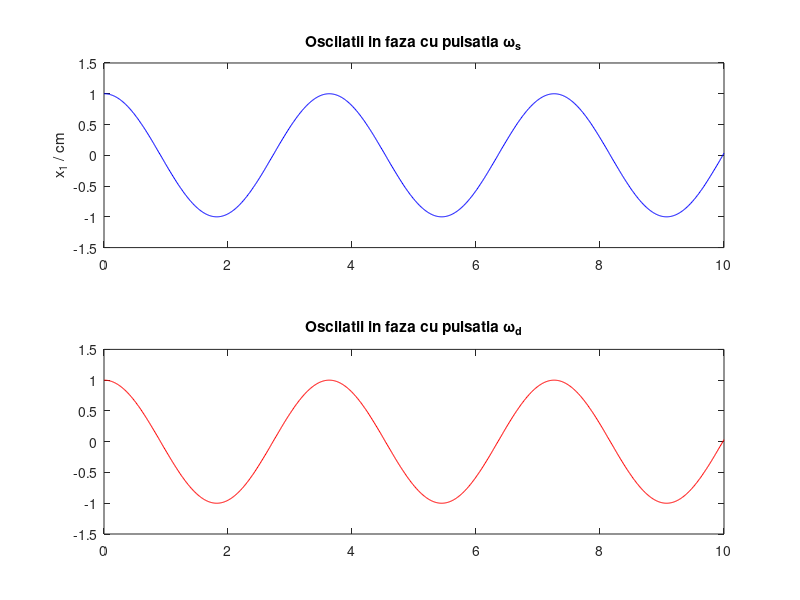
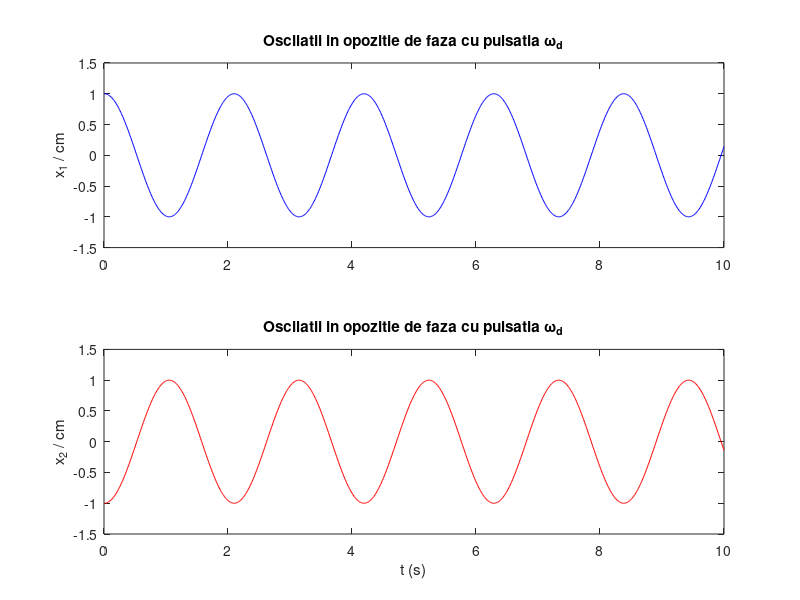
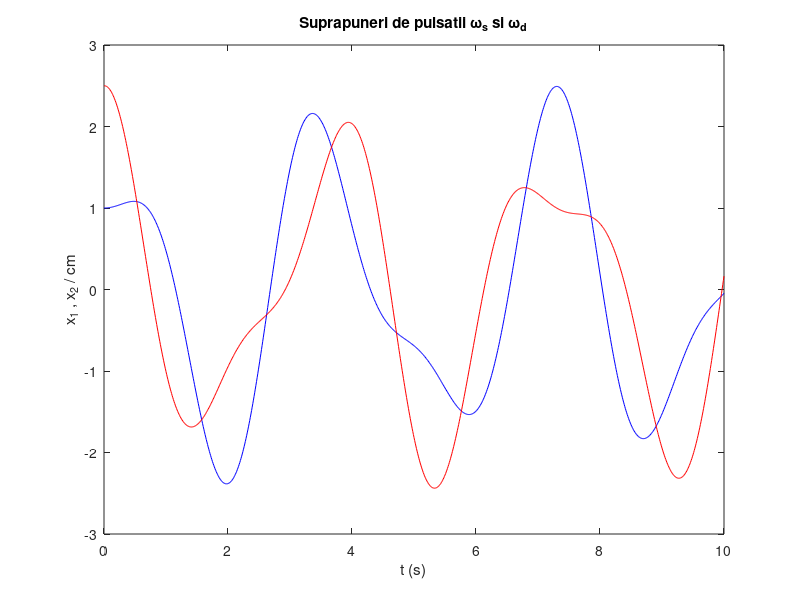

The MATLAB source for these figures, in order:

% Studiul numeric a doi oscilatori cuplati

% A se vedea inceputul cursului 4 si 5

clc; clear all; close all

%  Scot ecuatiile de miscare din urmatoarele ecuatii
%  Obs: deplasarea o fac spra stanga -> elongatia deplasarii = x1 - x2
%  Corpul 1: F1 = Fe1 + Fe2 => m1a1 = -k1*x1 - k2*(x1-x2)
%  Corpul 2: F2 = Fe3 - Fe2 (in urma reactiunii) => m2a2 = -k3*x2 + k2*(x1-x2)
%  =>  m1a1 = -(k1 + k2)*x1 + k2*x2 => a1 = -(k1 + k2)/m1*x1 + k2/m1*x2
%      m2a2 = -(k3 + k2)*x2 + k2*x1 => a2 = -(k3 + k2)/m2*x2 + k2/m2*x1

%----------------------
m1 = 1;
m2 = 1;
k1 = 3;
k2 = 3;
k3 = 3;

alpha1 = (k1 + k2)/m1;
beta1 = k2/m1;
alpha2 = (k3 + k2)/m2;
beta2 = k3/m2;
%----------------------

Ts = 1;
% discretizarea variabilei timp

n1 = 10; % reprezentarea grafica a n1 Ts
n2 = 100; % numarul de intervale in care este discretizata Ts
N  = n1*n2 + 1; % numarul de momente de timp ale discretizarii
Delta_t = Ts/n2; % pasul de timp al discretizarii
t  = linspace(0, n1*Ts, N);

% CONDITII INITIALE 1
% cele doua corpuri sunt intial de deviate identic fata de pozitia lor de
% echilibru si au aceiasi viteza intiala.


x0 = 1; % cm -- amplitudine
v0 = 0; % cm/s

x10 = x0;
x20 = x0;

v10 = v0;
v20 = v0;

x1 = zeros(1, N);
x2 = zeros(1, N);

x1(1) = x10;
x2(1) = x20;

x1(2) = x1(1) + v10*Delta_t; 
x2(2) = x2(1) + v20*Delta_t;

for i = 2 : N-1
    x1(i+1) = 2*x1(i) - x1(i-1) - (alpha1*x1(i) - beta1*x2(i)) * (Delta_t)^2;
    x2(i+1) = 2*x2(i) - x2(i-1) - (alpha2*x2(i) - beta2*x1(i)) * (Delta_t)^2;
end

subplot(2, 1, 1);
% solutia numerica pentru x1
plot(t, x1, 'b'); hold on 


ylabel('x_1 / cm')
title('Oscilatii in faza cu pulsatia \omega_s')

subplot(2, 1, 2);
% solutia numerica a lui x2
plot(t, x2, 'r'); hold on

% solutie analitica a lui x2

title('Oscilatii in faza cu pulsatia \omega_d')

%------------------------------------------------------------------------

% CONDITII INITIALE 2
% cele doua corpuri sunt oscilatii cu elongatii opuse si viteze opuse.

x0 = 1; % cm -- amplitudine
v0 = 0; % cm/s

x10 = x0;
x20 = -x0;

v10 = v0;
v20 = -v0;

x1 = zeros(1, N);
x2 = zeros(1, N);

x1(1) = x10;
x2(1) = x20;

x1(2) = x1(1) + v10*Delta_t; 
x2(2) = x2(1) + v20*Delta_t;

for i = 2 : N-1
    x1(i+1) = 2*x1(i) - x1(i-1) - (alpha1*x1(i) - beta1*x2(i)) * (Delta_t)^2;
    x2(i+1) = 2*x2(i) - x2(i-1) - (alpha2*x2(i) - beta2*x1(i)) * (Delta_t)^2;
end

figure

subplot(2, 1, 1);
% solutia numerica pentru x1
plot(t, x1, 'b'); hold on 


ylabel('x_1 / cm')
title('Oscilatii in opozitie de faza cu pulsatia \omega_d')

subplot(2, 1, 2);
% solutia numerica a lui x2
plot(t, x2, 'r'); hold on


ylabel('x_2 / cm')
xlabel('t (s)')
title('Oscilatii in opozitie de faza cu pulsatia \omega_d')

%------------------------------------------------------------------------


% CONDITII INITIALE 3
% cele doua miscari au conditii initiale oarecare

x10 = 1; % cm
x20 = 2.5*x10;

v10 = v0; % cm/2
v20 = v0;

x1 = zeros(1, N);
x2 = zeros(1, N);

x1(1) = x10;
x2(1) = x20;

x1(2) = x1(1) + v10*Delta_t; 
x2(2) = x2(1) + v20*Delta_t;

for i = 2 : N-1
    x1(i+1) = 2*x1(i) - x1(i-1) - (alpha1*x1(i) - beta1*x2(i)) * (Delta_t)^2;
    x2(i+1) = 2*x2(i) - x2(i-1) - (alpha2*x2(i) - beta2*x1(i)) * (Delta_t)^2;
end

figure

% solutia numerica pentru x1
plot(t, x1, 'b'); hold on 
% solutia numerica a lui x2
plot(t, x2, 'r'); hold on
ylabel('x_1 , x_2 / cm')
xlabel('t (s)')
title('Suprapuneri de pulsatii \omega_s si \omega_d')
